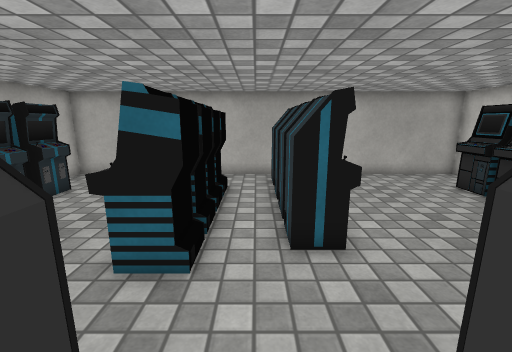
View 1 (above)

15 first-person views from a walk through a 3-D level made in the Unity game engine. The camera is 1.3 m above the floor, tilts 12° down and sees 90° across. The floor is counted in squares, 0.5 m on a side. Each view is taken from the middle of a square. On the plan, view 1 faces up. The plan holds only what a view shows up to about 18 squares ahead; the rest is blank. Some surface patterns are stand-ins.

View 2
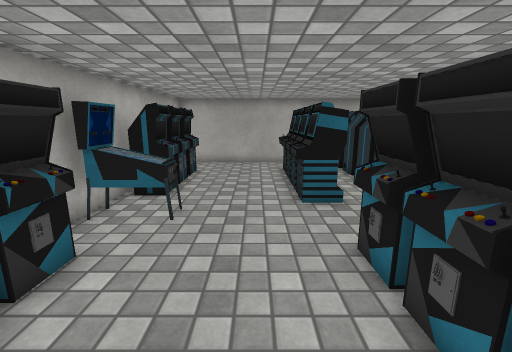

View 3
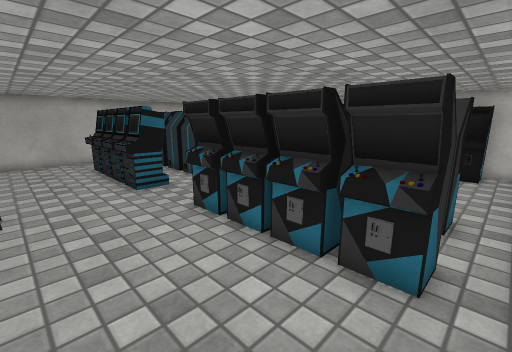

View 4
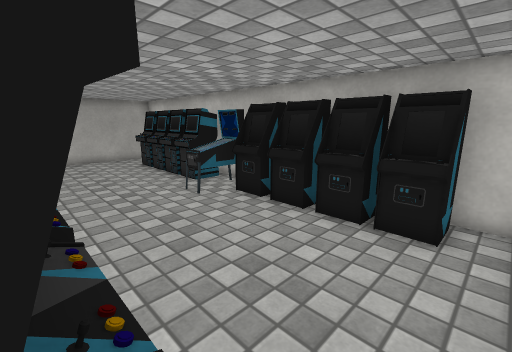

View 5
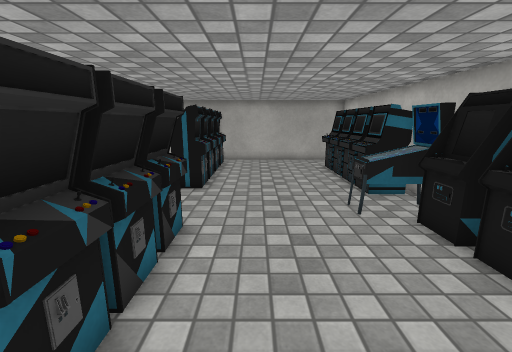

View 6
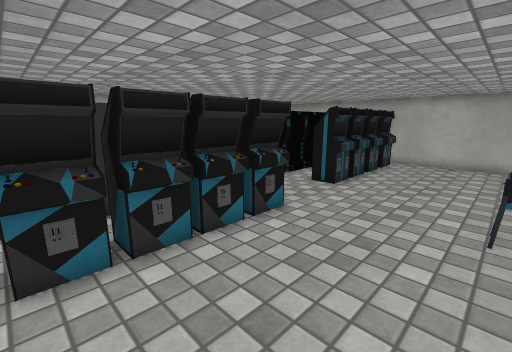

View 7
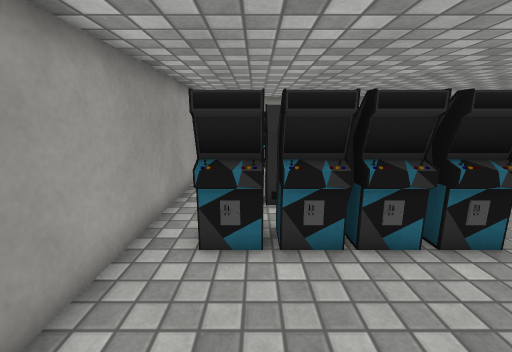

View 8
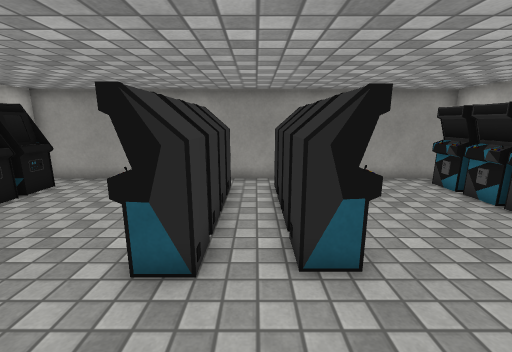

View 9
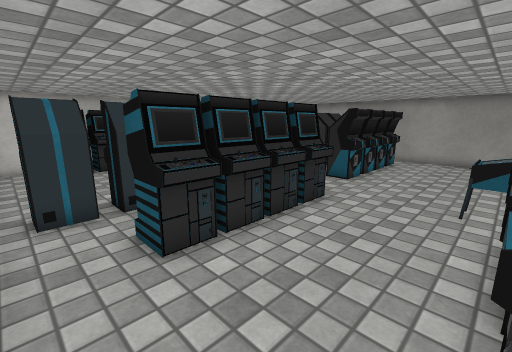

View 10
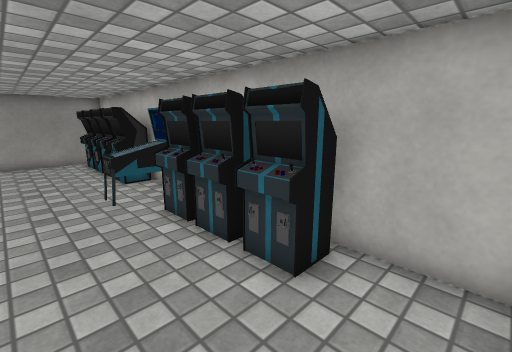

View 11
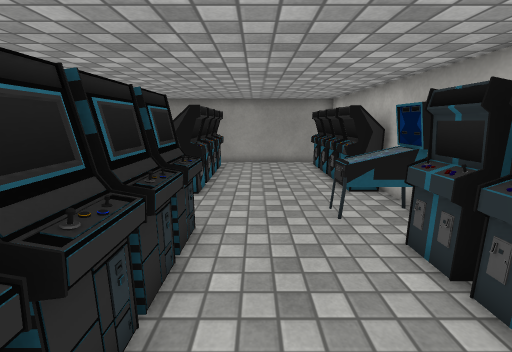

View 12
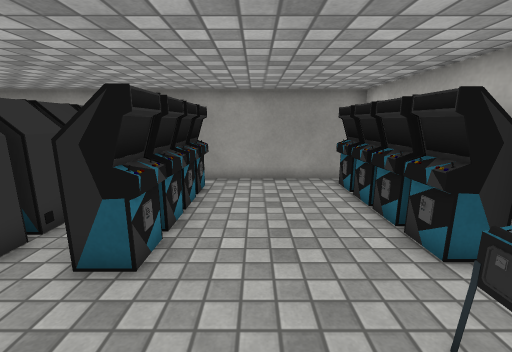

View 13
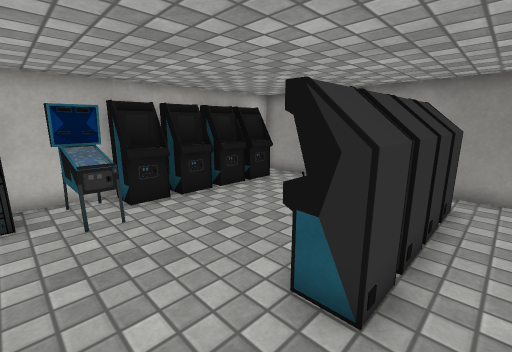

View 14
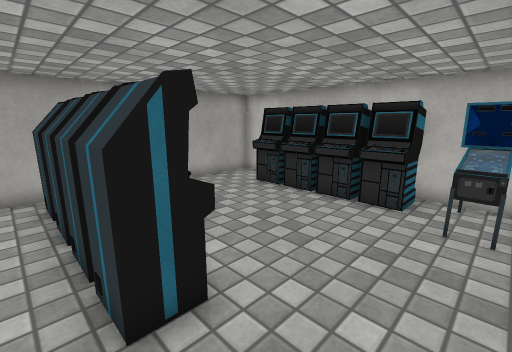

View 15
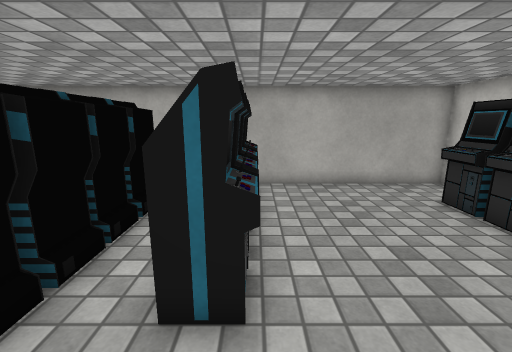

### Floor plan
Key: @ floor where view 1 was taken; # wall or solid block; . floor; = window, fence, low wall or low ledge; T thing the floor can be seen under or through.
Columns run from 9 left of view 1 to 10 right of it. Each row starts with its distance up from view 1.
 13 ####################
 12 #.........T#.......#
 11 #.........TT.......#
 10 ###...###.TT.....###
  9  ##...###.TT.....###
  8  ##...###.##.....###
  7  ##...###.##.....###
  6  ##...###.##.....###
  5  ##...###.##.....###
  4   #...###........###
  3  ##=............####
  2  ##.............####
  1  #.....##.##.....=##
  0  ##....##@##.....###
 -1  ##....##.##.....=##
 -2  ##....##.##.....###
 -3  ##....##.##.....=##
 -4  ##....##.##.....###
 -5   #....##.##.....###
 -6   #................#
 -7   ##################

Where each view was taken, in squares from view 1:
view 1: 0 up, 0 right, facing up
view 2: 4 down, 4 left, facing up
view 3: 6 down, 6 left, facing up-right
view 4: 6 down, 2 right, facing up-right
view 5: 5 down, 4 right, facing up
view 6: 5 down, 7 right, facing up-left
view 7: 4 down, 7 right, facing left
view 8: 5 up, 0 right, facing down
view 9: 12 up, 7 left, facing down-right
view 10: 12 up, 4 left, facing down-left
view 11: 10 up, 4 left, facing down
view 12: 5 up, 4 left, facing down
view 13: 4 up, 0 right, facing down-right
view 14: 2 up, 0 right, facing up-right
view 15: 2 up, 2 right, facing up
